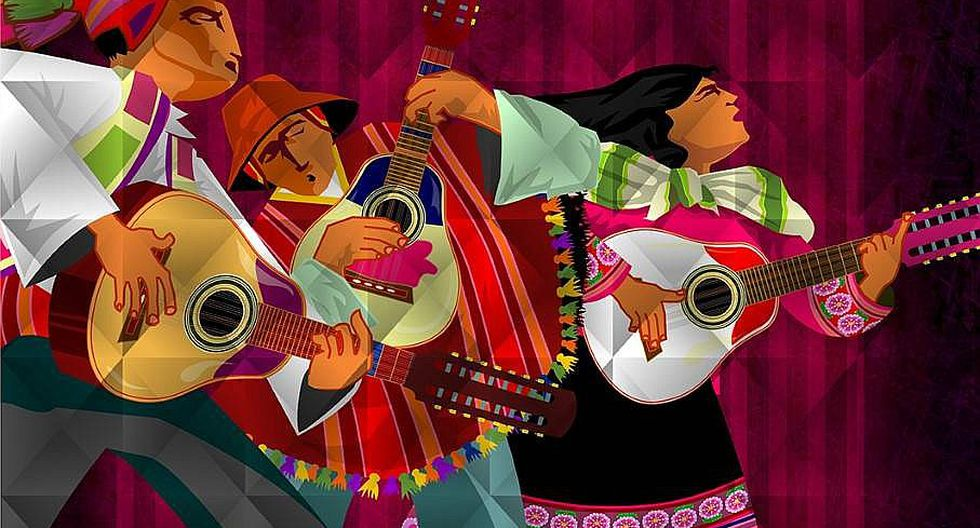
#> input picture pic4.jpg, 980 x 528 px
$ python color_detection.py
#> lines starting #> are read from the running program, lines starting #| are printed output that depends on the picture
# instalar nympy pip install numpy
# instalar pandas pip install pandas
# instalar opencv pip install opencv-python

import cv2  #designed for computer vision color particular pixel
import pandas as pd # tipo matricial  2d csv particles colors

# --------------------------------------------------------------------------

img_path = 'pic4.jpg' # puedes cambiar las imágenes
csv_path = 'colors.csv' #data frame de los colores

# reading csv file
#definiendo variables del csv
index = ['color', 'color_name', 'hex', 'R', 'G', 'B'] # tiene 5 columnas
df = pd.read_csv(csv_path, names=index, header=None)
#> (reads colors.csv from the repository)

#print(len(df)) #865
#print(df.loc[1]) # te devuele la informacion de la primera fila
#print(df.loc[1,"R"]) # extrae el valor 0 de la segunda fila o,1

# reading image with OPENCV
img = cv2.imread(img_path)
#> img is the input picture: shape (528, 980, 3); mean B, G, R 55.7, 56.5, 111.1
img = cv2.resize(img, (800,620))
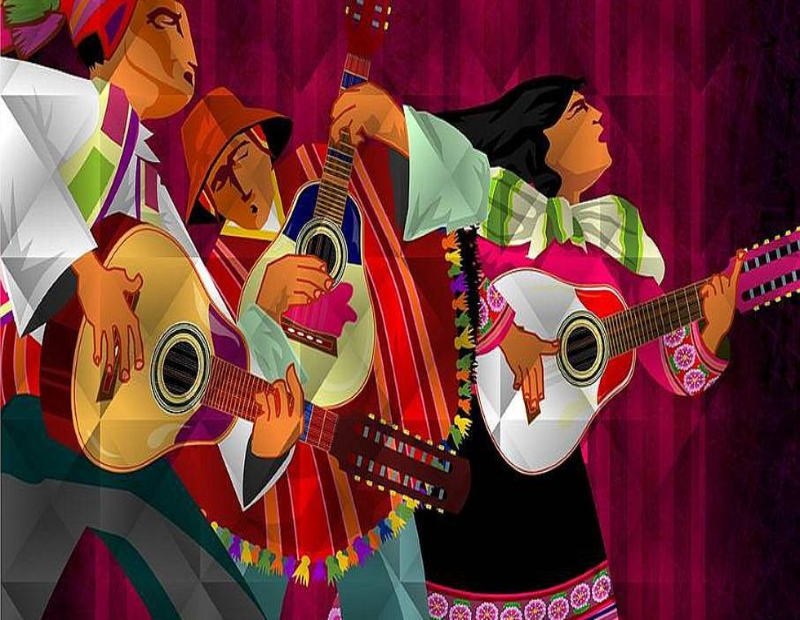
#> img: shape (620, 800, 3); mean B, G, R 55.6, 56.4, 111
# [8 lines of commented-out code are left out]
clicked = False
r = g = b = xpos = ypos = 0

#function to calculate minimum distance from all colors da el color mas cercano o par
def get_color_name(R,G,B):
	minimum = 1000
	for i in range(len(df)):
		d = abs(R - int(df.loc[i,'R'])) + abs(G - int(df.loc[i,'G'])) + abs(B - int(df.loc[i,'B']))
		if d <= minimum:
			minimum = d
			cname = df.loc[i, 'color_name']

	return cname

#function to get x,y coordenadas of mouse double click
def draw_function(event, x, y, flags, params):
	if event == cv2.EVENT_LBUTTONDBLCLK: #doble click
		global b, g, r, xpos, ypos, clicked
		clicked = True
		xpos = x
		ypos = y
		b,g,r = img[y,x] #ojo con el orden
		b = int(b)
		g = int(g)
		r = int(r)

# creating window
cv2.namedWindow('image')
cv2.setMouseCallback('image', draw_function)

while True:
	cv2.imshow('image', img)
	if clicked:
		#cv2.rectangle(image, startpoint, endpoint, color, thickness)-1 fills entire rectangle posiciones
		cv2.rectangle(img, (20,20), (600,60), (b,g,r), -1)

		#Creating text string to display( Color name and RGB values )
		text = get_color_name(r,g,b) + ' R=' + str(r) + ' G=' + str(g) + ' B=' + str(b)
		#cv2.putText(img,text,start,font(0-7),fontScale,color,thickness,lineType )
		cv2.putText(img, text, (50,50), 2,0.8, (255,211,0),2,cv2.LINE_AA)

		#For very light colours we will display text in black colour
		if r+g+b >=600:
			cv2.putText(img, text, (50,50), 2,0.8, (0,0,0),2,cv2.LINE_AA)

	if cv2.waitKey(20) & 0xFF == 27:
#> (key Esc is pressed here)
		break

cv2.destroyAllWindows()
